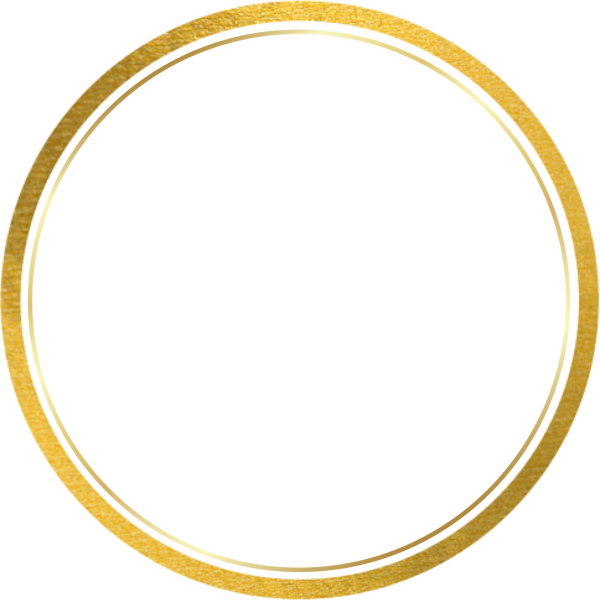
#> input picture tools/set_main_image/assets/kinmaru_wrap_bl/kinmaru_wrap_bl_ring_1200.png, 1200 x 1200 px (shown at 1/2 size)
$ python -i b4_wrap_bl_gold_stamp.py   (imports and definitions only)
#> lines starting #> are read from the running program, lines starting #| are printed output that depends on the picture; after the words box and inside, x2 and y2 are one past the last pixel; in counts of white or black regions, pixels touching at a corner belong together
# -*- coding: utf-8 -*-
"""MAIN左下・個包装金丸の Pillow 後載せ。

専用素材: assets/kinmaru_wrap_bl/kinmaru_wrap_bl_ring_1200.png
（二重リング。中心とリング間は透過）

正:
- 写真円は内リングに密着（隙間なし。内リング＝写真の縁取り）
- 内リング〜外リングの透過すき間に MAIN 背景が見える
- 金丸の幾何中心と写真円の中心を一致させる
切戻し: B4_WRAP_BL_GOLD=0
"""
from __future__ import annotations

import os
from pathlib import Path
from typing import Any, Dict, Optional, Tuple

from PIL import Image, ImageDraw

SCRIPT_DIR = Path(__file__).resolve().parent
ASSET_DIR = SCRIPT_DIR / "assets" / "kinmaru_wrap_bl"
GOLD_RING = ASSET_DIR / "kinmaru_wrap_bl_ring_1200.png"

CANVAS = 1200
TR_CX, TR_CY, DIAM = 1102, 103, 343
# 写真を内リングの下にわずかに食い込ませ、アンチエイリアスの白隙間を消す（直径比）
DEFAULT_INNER_RING_OVERLAP_RATIO = 0.012


def wrap_bl_gold_enabled() -> bool:
    raw = str(os.environ.get("B4_WRAP_BL_GOLD") or "1").strip().lower()
    return raw not in ("0", "false", "no", "off")


def bl_gold_params(
    *,
    canvas: int = CANVAS,
    diam: int = DIAM,
) -> Tuple[float, float, int]:
    cx = float(canvas - 1) - float(TR_CX) * (canvas / CANVAS)
    cy = float(canvas - 1) - float(TR_CY) * (canvas / CANVAS)
    d = int(round(diam * (canvas / CANVAS)))
    return cx, cy, d


def _punch_circle(im: Image.Image) -> Image.Image:
    out = im.convert("RGBA")
    w, h = out.size
    mask = Image.new("L", (w, h), 0)
    ImageDraw.Draw(mask).ellipse((0, 0, w - 1, h - 1), fill=255)
    out.putalpha(mask)
    return out


def measure_double_ring(im: Image.Image) -> Dict[str, float]:
    """
    中心から外へ見た不透明帯。
    戻り: holeR（内リング内側）, innerRingOuterR, outerRingInnerR, outerRingOuterR
    """
    import numpy as np

    a = np.array(im.convert("RGBA"))
    h, w = a.shape[:2]
    cx, cy = w / 2.0, h / 2.0
    alpha = a[:, :, 3]
    yy, xx = np.ogrid[:h, :w]
    dist = np.sqrt((xx - cx) ** 2 + (yy - cy) ** 2)
    max_r = int(min(cx, cy, w - 1 - cx, h - 1 - cy))
    means = []
    for r0 in range(0, max_r):
        m = (dist >= r0) & (dist < r0 + 1)
        means.append(float(alpha[m].mean()) if m.any() else 0.0)

    def segs(thr: float = 80.0):
        out = []
        start = None
        for r, ma in enumerate(means):
            on = ma > thr
            if on and start is None:
                start = r
            if (not on) and start is not None:
                out.append((start, r - 1))
                start = None
        if start is not None:
            out.append((start, len(means) - 1))
        return out

    opaque = segs(80.0)
    if len(opaque) < 1:
        raise ValueError("金丸リングの不透明帯が見つかりません")
    # 二重なら内側帯＝内リング、外側帯＝外リング
    if len(opaque) >= 2:
        inner = opaque[0]
        outer = opaque[-1]
    else:
        # 単帯だけなら外枠のみ扱い（穴半径＝帯の内側）
        inner = opaque[0]
        outer = opaque[0]
    return {
        "holeR": float(inner[0]),
        "innerRingOuterR": float(inner[1]),
        "outerRingInnerR": float(outer[0]),
        "outerRingOuterR": float(outer[1]),
        "imageSize": float(min(w, h)),
    }


def load_wrap_gold_ring(diameter: int) -> Tuple[Image.Image, Dict[str, float]]:
    """二重リングPNGを直径にリサイズ。幾何はスケール後の値で返す。"""
    if not GOLD_RING.is_file():
        raise FileNotFoundError(f"個包装専用リングがありません: {GOLD_RING}")
    im = Image.open(GOLD_RING).convert("RGBA")
    geo0 = measure_double_ring(im)
    # 不透明外接で切り出してから diameter へ（余白透過を落とす）
    a = im.split()[-1]
    w, h = im.size
    xs = [x for x in range(w) if any(a.getpixel((x, y)) > 20 for y in range(0, h, max(1, h // 64)))]
    ys = [y for y in range(h) if any(a.getpixel((x, y)) > 20 for x in range(0, w, max(1, w // 64)))]
    if not xs or not ys:
        raise ValueError(f"リング不透明領域なし: {GOLD_RING}")
    # 円として中央寄せ正方形の方が安定
    side = min(w, h)
    x0 = (w - side) // 2
    y0 = (h - side) // 2
    crop = im.crop((x0, y0, x0 + side, y0 + side))
    scale = float(diameter) / float(side)
    ring = crop.resize((diameter, diameter), Image.Resampling.LANCZOS)
    geo = {
        "holeR": geo0["holeR"] * scale,
        "innerRingOuterR": geo0["innerRingOuterR"] * scale,
        "outerRingInnerR": geo0["outerRingInnerR"] * scale,
        "outerRingOuterR": geo0["outerRingOuterR"] * scale,
        "imageSize": float(diameter),
        "scale": scale,
    }
    return ring, geo


def subject_square_box(src: Image.Image) -> Tuple[int, int, int, int]:
    im = src.convert("RGB")
    w, h = im.size
    px = im.load()
    corners = [px[2, 2], px[w - 3, 2], px[2, h - 3], px[w - 3, h - 3]]
    br = sum(c[0] for c in corners) / 4.0
    bg = sum(c[1] for c in corners) / 4.0
    bb = sum(c[2] for c in corners) / 4.0
    step = max(1, min(w, h) // 256)
    xs: list[int] = []
    ys: list[int] = []
    thr = 28.0
    for y in range(0, h, step):
        for x in range(0, w, step):
            r, g, b = px[x, y]
            if abs(r - br) + abs(g - bg) + abs(b - bb) >= thr:
                xs.append(x)
                ys.append(y)
    if len(xs) < 20:
        side = min(w, h)
        x0 = (w - side) // 2
        y0 = (h - side) // 2
        return x0, y0, x0 + side, y0 + side
    cx = sum(xs) / len(xs)
    cy = sum(ys) / len(ys)
    x0, x1 = min(xs), max(xs)
    y0, y1 = min(ys), max(ys)
    bw, bh = x1 - x0 + 1, y1 - y0 + 1
    side = int(round(max(bw, bh) * 0.72))
    side = max(32, min(side, min(w, h)))
    half = side / 2.0
    sx0 = int(round(cx - half))
    sy0 = int(round(cy - half))
    sx1 = sx0 + side
    sy1 = sy0 + side
    if sx0 < 0:
        sx1 -= sx0
        sx0 = 0
    if sy0 < 0:
        sy1 -= sy0
        sy0 = 0
    if sx1 > w:
        sx0 -= sx1 - w
        sx1 = w
    if sy1 > h:
        sy0 -= sy1 - h
        sy1 = h
    return max(0, sx0), max(0, sy0), sx1, sy1


def circular_crop_subject(src: Image.Image, diameter: int) -> Image.Image:
    box = subject_square_box(src)
    crop = src.convert("RGBA").crop(box).resize((diameter, diameter), Image.Resampling.LANCZOS)
    return _punch_circle(crop)


def stamp_wrap_bl_gold(
    base: Image.Image,
    hand_hold: Image.Image,
    *,
    canvas: int = CANVAS,
    diam: Optional[int] = None,
    inner_ring_overlap_ratio: float = DEFAULT_INNER_RING_OVERLAP_RATIO,
) -> Tuple[Image.Image, Dict[str, Any]]:
    """
    左下に二重金リングを後載せし、内リングに密着するよう個包装円をはめる。
    写真→リングの順で、内リング下にわずかに食い込ませて白隙間を出さない。
    リング間の透過はそのまま（MAINが見える）。
    """
    if not wrap_bl_gold_enabled():
        return base.convert("RGBA"), {"skipped": True, "reason": "B4_WRAP_BL_GOLD=0"}

    out = base.convert("RGBA")
    if out.size != (canvas, canvas):
        out = out.resize((canvas, canvas), Image.Resampling.LANCZOS)

    cx, cy, d = bl_gold_params(canvas=canvas, diam=diam or DIAM)
    ring, geo = load_wrap_gold_ring(d)

    hole_r = float(geo["holeR"])
    # 内リング内側に接しつつ、リング金の下へわずかに重ねる（隙間＝不合格）
    overlap = max(1.0, d * float(inner_ring_overlap_ratio))
    # 内リング外側を超えない上限
    max_r = float(geo.get("innerRingOuterR") or hole_r) - 0.5
    content_r = min(max_r, hole_r + overlap)
    content_d = max(8, int(round(content_r * 2.0)))

    subject = circular_crop_subject(hand_hold, content_d)
    # 金丸と同じ幾何中心（内リングと一つの円）
    ix = int(round(cx - content_d / 2.0))
    iy = int(round(cy - content_d / 2.0))
    gx = int(round(cx - d / 2.0))
    gy = int(round(cy - d / 2.0))

    layer = Image.new("RGBA", (canvas, canvas), (0, 0, 0, 0))
    layer.alpha_composite(subject, (ix, iy))
    # 写真 → リング（内リングが縁取り。リング間透過は base）
    out.alpha_composite(layer, (0, 0))
    out.alpha_composite(ring, (gx, gy))

    meta = {
        "ok": True,
        "asset": str(GOLD_RING),
        "geomCx": cx,
        "geomCy": cy,
        "diameter": d,
        "holeR": hole_r,
        "contentD": content_d,
        "overlap": overlap,
        "geo": geo,
        "note": "double_ring; content_flush_no_gap; inter_ring_shows_base",
    }
    return out, meta


def stamp_wrap_bl_gold_to_file(
    base_path: Path,
    hand_hold_path: Path,
    out_path: Path,
    **kwargs: Any,
) -> Dict[str, Any]:
    base = Image.open(base_path)
    hh = Image.open(hand_hold_path)
    out, meta = stamp_wrap_bl_gold(base, hh, **kwargs)
    out_path = Path(out_path)
    out_path.parent.mkdir(parents=True, exist_ok=True)
    out.convert("RGB").save(out_path, quality=92)
    meta["out"] = str(out_path)
    return meta


def render_hand_hold_ring_zoom_jpeg(
    hand_hold_path: Path,
    *,
    bg_rgb: Tuple[int, int, int] = (245, 242, 236),
    zoom_size: int = 440,
    quality: int = 88,
) -> bytes:
    """
    見本選びUI用: 左下金リングにはめたアップJPEG（課金なし）。
    hand_hold の mtime でキャッシュキーを切る想定は呼び出し側。
    """
#> called with bg_rgb = (245, 242, 236), zoom_size = 440, quality = 88
    import io

    hand_hold_path = Path(hand_hold_path)
    bg = Image.new("RGB", (CANVAS, CANVAS), bg_rgb)
    stamped, _meta = stamp_wrap_bl_gold(bg, Image.open(hand_hold_path))
#> in wrap_bl_gold_enabled, `raw = str(os.environ.get("B4_WRAP_BL_GOLD") or "1").strip().lower()`: raw = '1'
#> in load_wrap_gold_ring, im is the input picture: PIL image 1200x1200 RGBA; mean R, G, B, A 29.6, 24.3, 9.9, 30.9
#> after the loop in measure_double_ring, `for r0 in range(0, max_r):`:
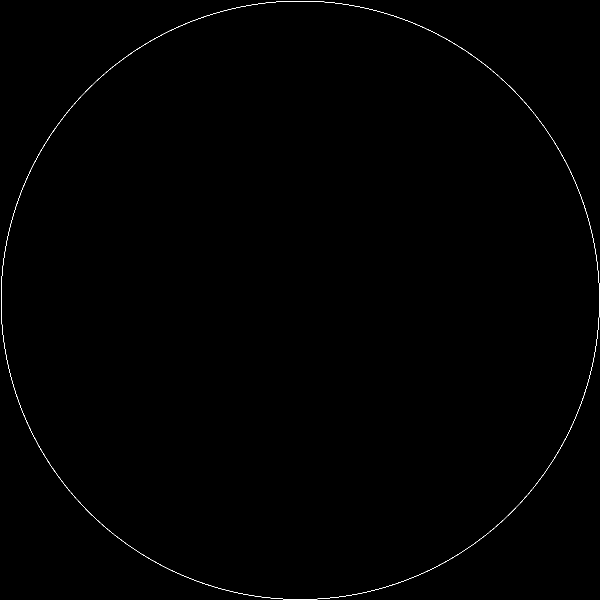
#> m: shape (1200, 1200) bool (shown at 1/2 size); 0.26% white in thin lines or dots
#> after the loop in measure_double_ring, `for r0 in range(0, max_r):`: means = 599 values, max 255 at index 564, min 0 at index 0, mean 20.58
#> the loop in segs, `for r, ma in enumerate(means):` made 599 passes
#> on on passes 533, 559: True, True
#> on on passes 1 to 6: False, False, False, False, False, False
#> after the loop in segs, `for r, ma in enumerate(means):`: out = [(532, 543)]; start = 558
#> in measure_double_ring, `opaque = segs(80.0)`: opaque = [(532, 543), (558, 598)]
#> in measure_double_ring, `inner = opaque[0]`: inner = (532, 543)
#> in measure_double_ring, `outer = opaque[-1]`: outer = (558, 598)
#> in load_wrap_gold_ring, `geo0 = measure_double_ring(im)`: geo0 = {'holeR': 532, 'innerRingOuterR': 543, 'outerRingInnerR': 558, 'outerRingOuterR': 598, 'imageSize': 1200}
#> in load_wrap_gold_ring, `xs = [x for x in range(w) if any(a.getpixel((x, y)) > 20 for y in rang..`: xs = 1199 values from 0 to 1198
#> in load_wrap_gold_ring, `ys = [y for y in range(h) if any(a.getpixel((x, y)) > 20 for x in rang..`: ys = 1198 values from 1 to 1198
#> in load_wrap_gold_ring, `ring = crop.resize((diameter, diameter), Image.Resampling.LANCZOS)`:
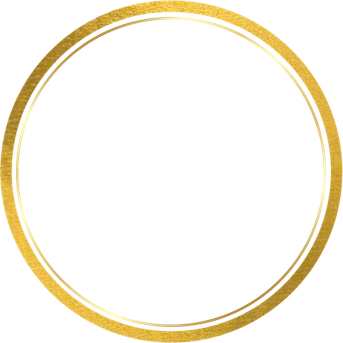
#> ring: PIL image 343x343 RGBA; mean R, G, B, A 36.7, 30.5, 12.9, 30.9; transparent parts drawn white
#> in load_wrap_gold_ring, `geo = { "holeR": geo0["holeR"] * scale, "innerRingOuterR": geo0["inner..`: geo = {'holeR': 152.1, 'innerRingOuterR': 155.2, 'outerRingInnerR': 159.5, 'outerRingOuterR': 170.9, 'imageSize': 343, 'scale': 0.286}
#> in stamp_wrap_bl_gold, `hole_r = float(geo["holeR"])`: hole_r = 152.1
#> in stamp_wrap_bl_gold, `max_r = float(geo.get("innerRingOuterR") or hole_r) - 0.5`: max_r = 154.7
#> in stamp_wrap_bl_gold, `content_d = max(8, int(round(content_r * 2.0)))`: content_d = 309
#> in subject_square_box, `im = src.convert("RGB")`:
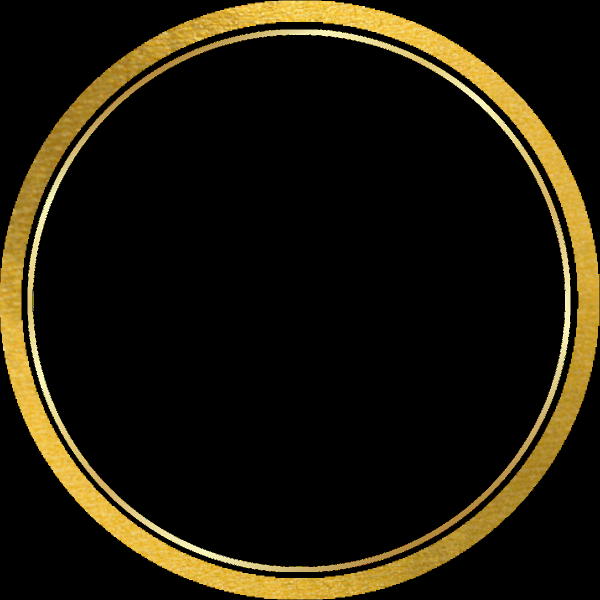
#> im: PIL image 1200x1200 RGB (shown at 1/2 size); mean R, G, B 29.6, 24.3, 9.9
#> in subject_square_box, `corners = [px[2, 2], px[w - 3, 2], px[2, h - 3], px[w - 3, h - 3]]`: corners = [(0, 0, 0), (0, 0, 0), (0, 0, 0), (0, 0, 0)]
#> in subject_square_box, `br = sum(c[0] for c in corners) / 4.0`: br = 0
#> after the loop in subject_square_box, `for y in range(0, h, step):`: xs = 12592 values, max 1196 at index 5947, min 0 at index 6056, mean 598.7; ys = 12592 values from 4 to 1196
#> in subject_square_box, `cx = sum(xs) / len(xs)`: cx = 598.7
#> in subject_square_box, `cy = sum(ys) / len(ys)`: cy = 600.5
#> in subject_square_box, `x0, x1 = min(xs), max(xs)`: x0 = 0; x1 = 1196
#> in subject_square_box, `y0, y1 = min(ys), max(ys)`: y0 = 4; y1 = 1196
#> in subject_square_box, `bw, bh = x1 - x0 + 1, y1 - y0 + 1`: bw = 1197; bh = 1193
#> in subject_square_box, `side = int(round(max(bw, bh) * 0.72))`: side = 862
#> in subject_square_box, `half = side / 2.0`: half = 431
#> in subject_square_box, `sx0 = int(round(cx - half))`: sx0 = 168
#> in subject_square_box, `sy0 = int(round(cy - half))`: sy0 = 169
#> in subject_square_box, `sx1 = sx0 + side`: sx1 = 1030
#> in subject_square_box, `sy1 = sy0 + side`: sy1 = 1031
#> in circular_crop_subject, `box = subject_square_box(src)`: box = (168, 169, 1030, 1031)
#> in _punch_circle, `mask = Image.new("L", (w, h), 0)`: mask: PIL image 309x309 L; every value is 0
#> in _punch_circle, `ImageDraw.Draw(mask).ellipse((0, 0, w - 1, h - 1), fill=255)`:
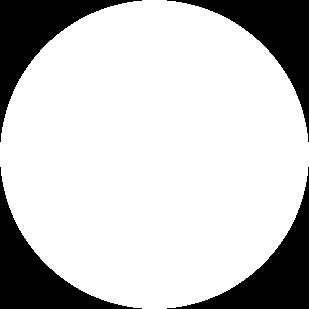
#> mask: PIL image 309x309 L; 78.5% white; 4 black regions, box (x1, y1, x2, y2) and area: (0, 0, 142, 142) 5131, (167, 0, 309, 142) 5131, (0, 167, 142, 309) 5131, (167, 167, 309, 309) 5131
#> in _punch_circle, `out.putalpha(mask)`:
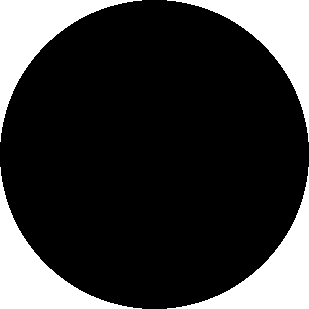
#> out: PIL image 309x309 RGBA; mean R, G, B, A 6.5, 5.4, 2.5, 200.2; transparent parts drawn white
#> in stamp_wrap_bl_gold, `ix = int(round(cx - content_d / 2.0))`: ix = -58
#> in stamp_wrap_bl_gold, `iy = int(round(cy - content_d / 2.0))`: iy = 942
#> in stamp_wrap_bl_gold, `layer = Image.new("RGBA", (canvas, canvas), (0, 0, 0, 0))`: layer: PIL image 1200x1200 RGBA; every value is 0
#> in stamp_wrap_bl_gold, `layer.alpha_composite(subject, (ix, iy))`:
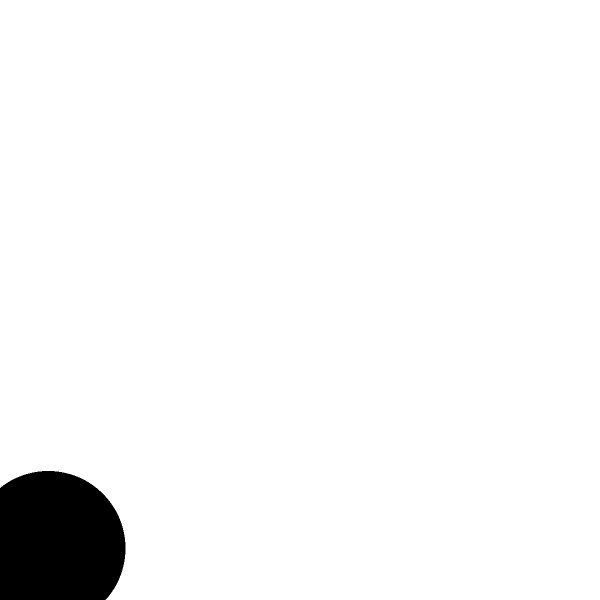
#> layer: PIL image 1200x1200 RGBA (shown at 1/2 size); mean R, G, B, A 0, 0, 0, 10.1; transparent parts drawn white
    z0 = CANVAS - zoom_size
    zoom = stamped.crop((0, z0, zoom_size, CANVAS)).convert("RGB")
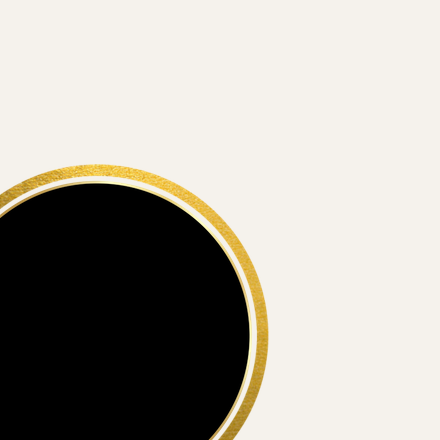
#> zoom: PIL image 440x440 RGB; mean R, G, B 172.4, 169.1, 161.5
    buf = io.BytesIO()
    zoom.save(buf, format="JPEG", quality=int(quality))
    return buf.getvalue()

>>> result = render_hand_hold_ring_zoom_jpeg('assets/kinmaru_wrap_bl/kinmaru_wrap_bl_ring_1200.png')
